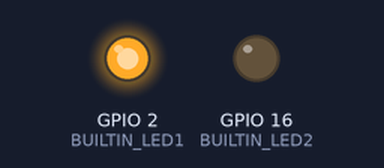
A sketch run on a simulated ESP8266 (NodeMCU). Shown: output pins drawn as LEDs (lit = HIGH). WiFi joins after 1.5 s; servers stay silent unless stated; uploads are accepted with an empty reply; the local clock reads 2024-03-15 10:24:30 at power-on unless the sketch sets it; what the sketch prints to the serial monitor is not drawn.

Above: at 13.3 s.
At 15.3 s:
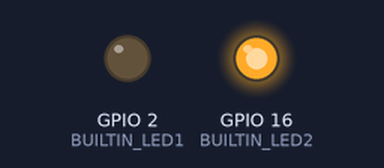
Timing chart, 0 to 17.5 s (numbered marks = the images above):
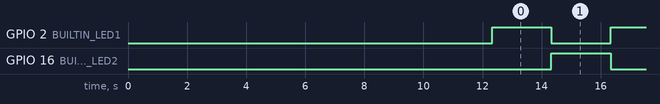

Measured:
- by itself, GPIO 2 (BUILTIN_LED1), GPIO 16 (BUILTIN_LED2): alternates HIGH for 2.0 s and LOW for 2.0 s

The sketch:

httprequests.ino
```cpp
/*
 *  This example demonstrates how to use
 *  WiFiClientSecure class to access HTTPS API.
 *  It calls a Firebase url to retrieve a known
 *  key
 *
 *  Created by Rupen Patel, 2016.
 *  This example is in public domain.
 */

#include <ESP8266WiFi.h>
#include <WiFiClientSecure.h>

const short int BUILTIN_LED1 = 2; //GPIO2
const short int BUILTIN_LED2 = 16;//GPIO16

char WIFI_SSID[] = "YOUR_SSID_HERE";
char WIFI_PASS[] = "YOUR_WIFI_PASS_HERE";

char BAAS_HOST[] = "YOUR_FIREBASE_URL";
int BAAS_PORT = 443;
// Use web browser to view SSL cert and get SHA1 from it
char BAAS_FINGERPRINT[] = "7A 54 06 9B DC 7A 25 B3 86 8D 66 53 48 2C 0B 96 42 C7 B3 0A";
char GET_URL[] = "/test_get.json";
char POST_URL[] = "/test_post.json";

/*
 *  Connect to local WiFi router and obtain an IP address
 */
void connectWiFi(char ssid[], char password[]) {
  WiFi.mode(WIFI_STA);
  delay(5000);
  Serial.print("connecting to ");
  Serial.println(ssid);

  if (WiFi.SSID() != ssid) {
    // No encryption
    // WiFi.begin(ssid);

    // WPA/WPA2
    WiFi.begin(ssid, password);

    // WEP
    // WiFi.begin(ssid,keyIndex, key);

  }

  while (WiFi.status() != WL_CONNECTED) {
    delay(500);
    Serial.print(".");
  }
  Serial.println("");
  Serial.println("WiFi connected");
  Serial.println("IP address: ");
  Serial.println(WiFi.localIP());
  // configure time and wait for it..
  configTime(3 * 3600, 0, "pool.ntp.org");
  delay(2000);
}

/*
 * Open an HTTPS connection and verify the SHA1 fingerprint of hte cert that was received
 */
WiFiClientSecure openHTTPS(char host[], int httpsPort, char fingerprint[]) {
  // Use WiFiClientSecure class to create TLS connection
  WiFiClientSecure client;
  Serial.print("connecting to ");
  Serial.println(host);
  if (!client.connect(host, httpsPort)) {
    Serial.println("connection failed");
    return client;
  }

  if (client.verify(fingerprint, host)) {
    Serial.println("certificate matches");
  } else {
    Serial.println("certificate doesn't match");
  }

  return client;
}

/*
 * Do an HTTP request and return the response
 */
String httpsRequest(WiFiClientSecure client, String request) {
  Serial.println("Sending HTTPS Request: ");
  Serial.println(request);

  // Send the actual request
  client.print(request);

  Serial.println("HTTPS Request sent");


  while (client.connected()) {
    String line = client.readStringUntil('\n');
    if (line == "\r") {
      Serial.println("HTTPS Response headers received");
      break;
     }
  }

  String line = client.readStringUntil('\n');
  Serial.println("HTTP response body was:");
  Serial.println("==========");
  Serial.println(line);
  Serial.println("==========");
  return line;
}

/*
 * Do an Get request over HTTPS
 */
String httpsGet(WiFiClientSecure client, char host[], char url[]) {

  String getRequest = "GET " + String(url) + " HTTP/1.1" + "\r\n";
  getRequest += "Host: " + String(host) + "\r\n";
  getRequest += "User-Agent: ESP2866_12E\r\n";
  getRequest += "Accept: */*\r\n";
  //getRequest +=  "Connection: close\r\n";
  getRequest += "\r\n";

  return httpsRequest(client, getRequest);
}

String httpsPost(WiFiClientSecure client, char host[], char url[], char data[]) {

  String post = "POST " + String(url) + " HTTP/1.1" + "\r\n";
  post += "Host: " + String(host) + "\r\n";
  post += "User-Agent: ESP2866_12E\r\n";
  post += "Accept: */*\r\n";
  post += "Content-Length: " + String(String(data).length()) + "\r\n";
  post += "Content-Type: application/x-www-form-urlencoded\r\n";
  //post +=  "Connection: close\r\n";
  post += "\r\n";
  post += data;
  post += "\r\n";

  return httpsRequest(client, post);
}

void setup() {
  // Setup the onboard GPIO pins for output to drive LEDs
  pinMode(BUILTIN_LED1, OUTPUT);
  pinMode(BUILTIN_LED2, OUTPUT);

  //Setup debug port with right baud rate
  Serial.begin(115200);
  Serial.setDebugOutput(true);

  connectWiFi(WIFI_SSID, WIFI_PASS);

  WiFiClientSecure client = openHTTPS(BAAS_HOST, BAAS_PORT, BAAS_FINGERPRINT);
  String value = httpsGet(client, BAAS_HOST, GET_URL);
  client.stop();

  client = openHTTPS(BAAS_HOST, BAAS_PORT, BAAS_FINGERPRINT);
  httpsPost(client, BAAS_HOST, POST_URL, "{\"newkey\":\"newkeyvalue\"}");
  client.stop();

  client = openHTTPS(BAAS_HOST, BAAS_PORT, BAAS_FINGERPRINT);
  value = httpsGet(client, BAAS_HOST, GET_URL);
  client.stop();

  Serial.print("Setup completed ");
}

void loop() {
  // put your main code here, to run repeatedly:
  digitalWrite(BUILTIN_LED1, HIGH);
  digitalWrite(BUILTIN_LED2, LOW);
  delay(2000);


  digitalWrite(BUILTIN_LED1, LOW);
  digitalWrite(BUILTIN_LED2, HIGH);
  delay(2000);
}
```
